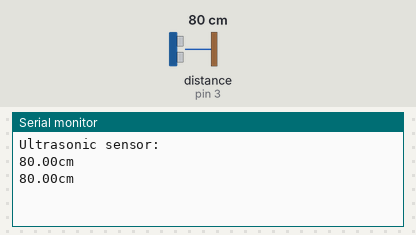
Bench run of a sketch on a simulated Arduino Uno, built with avr-gcc and run on an emulated ATmega328P. Parts: the last lines printed to the serial monitor. Wiring (inferred from the names in the program): ultrasonic range finder: trigger pin 2; echo pin 3. The inputs (shaded band) are chosen by the test bench; at power-on: distance to the obstacle (sensor on pin 3) 80 cm. The echo pulse lasts 58.3 µs per cm.

Above: at 8.8 s.
8.9 s: distance to the obstacle (sensor on pin 3) set to 2 cm
At 16.27 s:
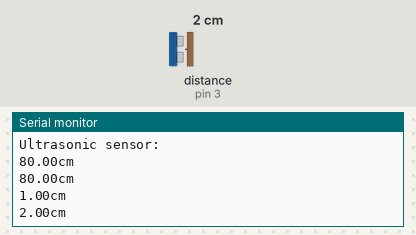
16.9 s: distance to the obstacle (sensor on pin 3) set to 18 cm
At 18.4 s:
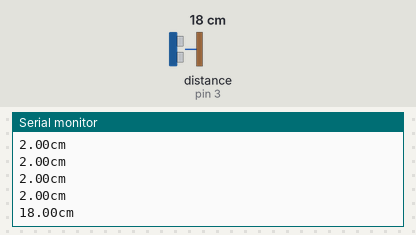
Timing chart, 0 to 19.9 s (numbered marks = the images above; inputs shaded):
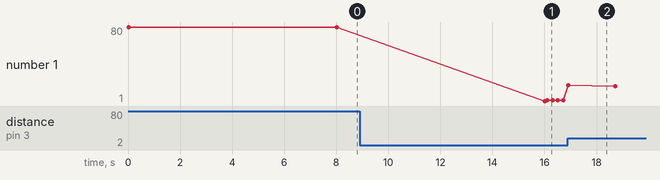

The sketch:

ultrasonic.ino
```cpp
// 设定SR04连接的Arduino引脚
const int TrigPin = 2;
const int EchoPin = 3;
const int fmpin=13;  //设置蜂鸣器数字接口13
float distance;
int d = 0;
void setup() {   // 初始化串口通信及连接SR04的引脚
	Serial.begin(9600);
	pinMode(TrigPin, OUTPUT);
	pinMode(fmpin,OUTPUT);
	// 要检测引脚上输入的脉冲宽度，需要先设置为输入状态
	pinMode(EchoPin, INPUT);
	Serial.println("Ultrasonic sensor:");
}
void loop(){
	// 产生一个10us的高脉冲去触发TrigPin
	digitalWrite(TrigPin, LOW);
	delayMicroseconds(2);
	digitalWrite(TrigPin, HIGH);
	delayMicroseconds(10);
	digitalWrite(TrigPin, LOW);
	// 检测脉冲宽度，并计算出距离
	distance = pulseIn(EchoPin, HIGH)/ 58;

	Serial.print(distance);
	Serial.print("cm");
	Serial.println();

	digitalWrite(fmpin,HIGH);
	delayMicroseconds(500);
        digitalWrite(fmpin,LOW);
        d = distance * 100;
	delay(d);
}
```

Measured:
- after the input at 8.9 s, the serial monitor: prints a new line after 7.1 s (image 1)
- after the input at 16.9 s, the serial monitor: prints a new line at once (image 2)
- plotted number 1: 80 → 2 after the input at 8.9 s, 2 → 17 after the input at 16.9 s
